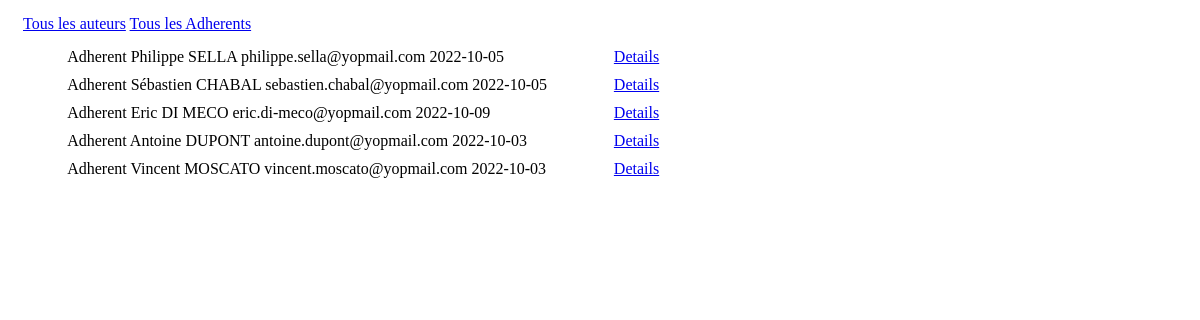
/ex1/routeur.php?controleur=ControleurAdherent&action=lireAdherents, run on the app's committed database.
### tables this page shows
CREATE TABLE `Adherent` (
  `login` varchar(50) NOT NULL,
  `mdp` varchar(64) NOT NULL,
  `nomAdherent` varchar(50) DEFAULT NULL,
  `prenomAdherent` varchar(50) DEFAULT NULL,
  `email` varchar(50) DEFAULT NULL,
  `dateAdhesion` date DEFAULT NULL,
  `numCategorie` int(11) NOT NULL
);

### ex1/config/connexion.php (called while the page is built)
<?php
class Connexion {
	static private $hostname = 'localhost';
	static private $database = 'fdabadi';
	static private $login = 'fdabadi';
	static private $password = 'DVvs4vICJGb*kY,@-]Yh';
  static private $tabUTF8 = array(PDO::MYSQL_ATTR_INIT_COMMAND => "SET NAMES utf8");
  static private $pdo;
  static public function pdo() {return self::$pdo;}
  static public function connect()  {
    $h = self::$hostname; $d = self::$database; $l = self::$login; $p = self::$password; $t = self::$tabUTF8;
    try {
    	self::$pdo = new PDO("mysql:host=$h;dbname=$d",$l,$p,$t);
    	self::$pdo->setAttribute(PDO::ATTR_ERRMODE, PDO::ERRMODE_EXCEPTION);
    } catch(PDOException $e) {
    	echo "erreur de connexion : ".$e->getMessage()."<br>";
    }
  }
}
?>

### ex1/modele/Adherent.php (called while the page is built, shortened)
<?php
class Adherent
{
    private $login;
    private $nomAdherent;
    private $prenomAdherent;
    private $email;
    private $dateAdhesion;
    public function getLogin()
    {
        return $this->login;
    }
    public function getNomAdherent()
    {
        return $this->nomAdherent;
    }
    public function getPrenomAdherent()
    {
        return $this->prenomAdherent;
    }
    public function getEmail()
    {
        return $this->email;
    }
    public function getDateAdhesion()
    {
        return $this->dateAdhesion;
    }
    public static function getAllAdherent()
    {
        $rep = Connexion::pdo()->query("SELECT * FROM Adherent");
        $rep->setFetchMode(PDO::FETCH_CLASS, 'Adherent');
        $tab_adherent = $rep->fetchAll();
        return $tab_adherent;
    }
}

### ex1/controleur/controleurAdherent.php (the view, shortened to what this page needs)
<?php
require_once("./modele/Adherent.php");
class ControleurAdherent
{
    public static function lireAdherents()
    {
        $tableau = Adherent::getAllAdherent();
        $tableauAffichage = [];
        foreach ($tableau as $unAdherent) {
            $loginAdherent = $unAdherent->getLogin();
            $nomAdherent = $unAdherent->getNomAdherent();
            $prenomAdherent = $unAdherent->getPrenomAdherent();
            $emailAdherent = $unAdherent->getEmail();
            $dateAdhesionAdherent = $unAdherent->getDateAdhesion();
            $lienDetails = "<a class='bouton' href='routeur.php?controleur=controleurAdherent&action=lireAdherent&loginAdherent=$loginAdherent'>Details</a>";
            $tableauAffichage[] = "<div class='ligne'><div>Adherent $prenomAdherent $nomAdherent $emailAdherent $dateAdhesionAdherent </div><div> $lienDetails</div></div>";
        }
        include("vue/debut.php");
        include("vue/lesAdherents.php");
    }
}

### ex1/vue/lesAdherents.php
<?php
	foreach ($tableauAffichage as $ligne) {
		echo $ligne;
	}
?>

### ex1/css/styles.css (style rules this page uses)
.ligne { display:flex; flex-direction: row; justify-content: space-between; margin-top:10px; margin-left:5%; width:50%; }
nav { margin:10px; padding:5px; }

### data on the page
adherent: prenomAdherent "Philippe", nomAdherent "SELLA", email "philippe.sella@yopmail.com", dateAdhesion "2022-10-05"
adherent: prenomAdherent "Sébastien", nomAdherent "CHABAL", email "sebastien.chabal@yopmail.com", dateAdhesion "2022-10-05"
adherent: prenomAdherent "Eric", nomAdherent "DI MECO", email "eric.di-meco@yopmail.com", dateAdhesion "2022-10-09"
adherent: prenomAdherent "Antoine", nomAdherent "DUPONT", email "antoine.dupont@yopmail.com", dateAdhesion "2022-10-03"
adherent: prenomAdherent "Vincent", nomAdherent "MOSCATO", email "vincent.moscato@yopmail.com", dateAdhesion "2022-10-03"
